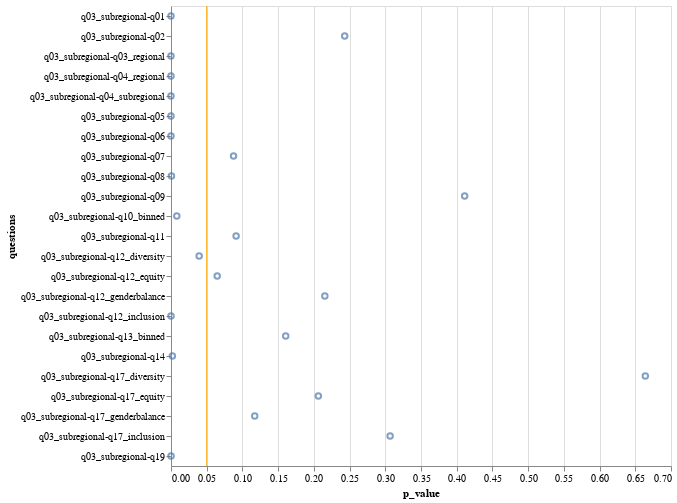

Notebook code cell kept with this figure:
### Code cell
mark = alt.Chart(chi2_data).mark_point().encode(
    alt.X("p_value"),
    alt.Y("questions"),
    tooltip=["questions", "p_value", "dof", "statistic"]
)

rule = (
    alt.Chart()
    .mark_rule(color="orange")
    .encode(x=alt.datum(0.05))
)

(mark + rule).properties(
    width=500,
)

### Figure 1 — Vega-Lite specification as saved in the notebook (floating-point values rounded to 4 significant figures)
{"config": {"view": {"continuousWidth": 300, "continuousHeight": 300}}, "layer": [{"data": {"name": "data-c026b91696716423749c535724bde901"}, "mark": {"type": "point"}, "encoding": {"tooltip": [{"field": "questions", "type": "nominal"}, {"field": "p_value", "type": "quantitative"}, {"field": "dof", "type": "quantitative"}, {"field": "statistic", "type": "quantitative"}], "x": {"field": "p_value", "type": "quantitative"}, "y": {"field": "questions", "type": "nominal"}}}, {"data": {"name": "empty"}, "mark": {"type": "rule", "color": "orange"}, "encoding": {"x": {"datum": 0.05}}}], "width": 500, "$schema": "https://vega.github.io/schema/vega-lite/v5.8.0.json", "datasets": {"data-c026b91696716423749c535724bde901": [{"questions": "q03_subregional-q01", "p_value": 4.781e-08, "statistic": 232.4, "dof": 128}, {"questions": "q03_subregional-q02", "p_value": 0.2432, "statistic": 71.49, "dof": 64}, {"questions": "q03_subregional-q05", "p_value": 3.066e-07, "statistic": 181.6, "dof": 96}, {"questions": "q03_subregional-q06", "p_value": 3.269e-14, "statistic": 287.0, "dof": 128}, {"questions": "q03_subregional-q07", "p_value": 0.08756, "statistic": 61.76, "dof": 48}, {"questions": "q03_subregional-q08", "p_value": 0.0006391, "statistic": 127.1, "dof": 80}, {"questions": "q03_subregional-q09", "p_value": 0.4111, "statistic": 33.14, "dof": 32}, {"questions": "q03_subregional-q11", "p_value": 0.09115, "statistic": 43.09, "dof": 32}, {"questions": "q03_subregional-q12_genderbalance", "p_value": 0.2154, "statistic": 89.67, "dof": 80}, {"questions": "q03_subregional-q12_diversity", "p_value": 0.03944, "statistic": 103.6, "dof": 80}, {"questions": "q03_subregional-q12_equity", "p_value": 0.06468, "statistic": 99.99, "dof": 80}, {"questions": "q03_subregional-q12_inclusion", "p_value": 2.343e-05, "statistic": 142.2, "dof": 80}, {"questions": "q03_subregional-q14", "p_value": 0.001946, "statistic": 121.4, "dof": 80}, {"questions": "q03_subregional-q17_genderbalance", "p_value": 0.1172, "statistic": 59.85, "dof": 48}, {"questions": "q03_subregional-q17_diversity", "p_value": 0.664, "statistic": 43.34, "dof": 48}, {"questions": "q03_subregional-q17_equity", "p_value": 0.2063, "statistic": 55.75, "dof": 48}, {"questions": "q03_subregional-q17_inclusion", "p_value": 0.3067, "statistic": 52.42, "dof": 48}, {"questions": "q03_subregional-q19", "p_value": 7.629e-05, "statistic": 137.0, "dof": 80}, {"questions": "q03_subregional-q03_regional", "p_value": 3.058e-247, "statistic": 1435.0, "dof": 80}, {"questions": "q03_subregional-q04_regional", "p_value": 4.261e-127, "statistic": 840.0, "dof": 80}, {"questions": "q03_subregional-q04_subregional", "p_value": 0.0, "statistic": 2307.0, "dof": 272}, {"questions": "q03_subregional-q10_binned", "p_value": 0.008096, "statistic": 224.3, "dof": 176}, {"questions": "q03_subregional-q13_binned", "p_value": 0.1606, "statistic": 295.1, "dof": 272}], "empty": [{}]}}
